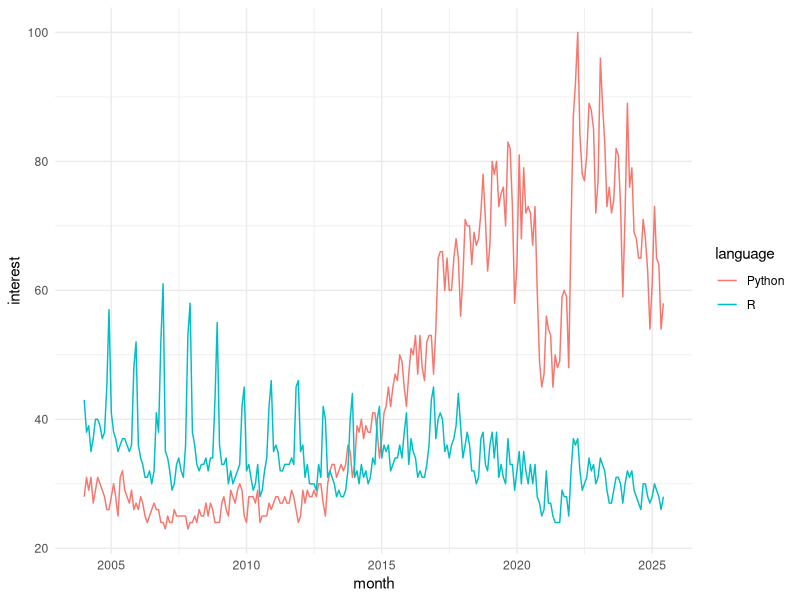

Write the R code that produced this figure.
## ---- chunk 1
#| fig-cap: "Google trends showing the popularity of R over time based on [Google Trends](https://trends.google.com/trends/explore?cat=5&date=all&geo=US&q=r,python&hl=en). Note that google does not capture the context here; bioinformatics applications are still quite heavily reliant on R."
#| label: fig-r-google-trends
#| message: FALSE
library(ggplot2)
readr::read_csv('data/r_python_google_trends.csv',skip=3, col_names=c('month', 'R', 'Python')) |> 
   tidyr::pivot_longer(!month, names_to='language', values_to = 'interest') |>
   dplyr::mutate(month=lubridate::ym(month)) |>
   ggplot(aes(x=month, y=interest, group=language, color=language)) +
   geom_line() +
   theme_minimal()
